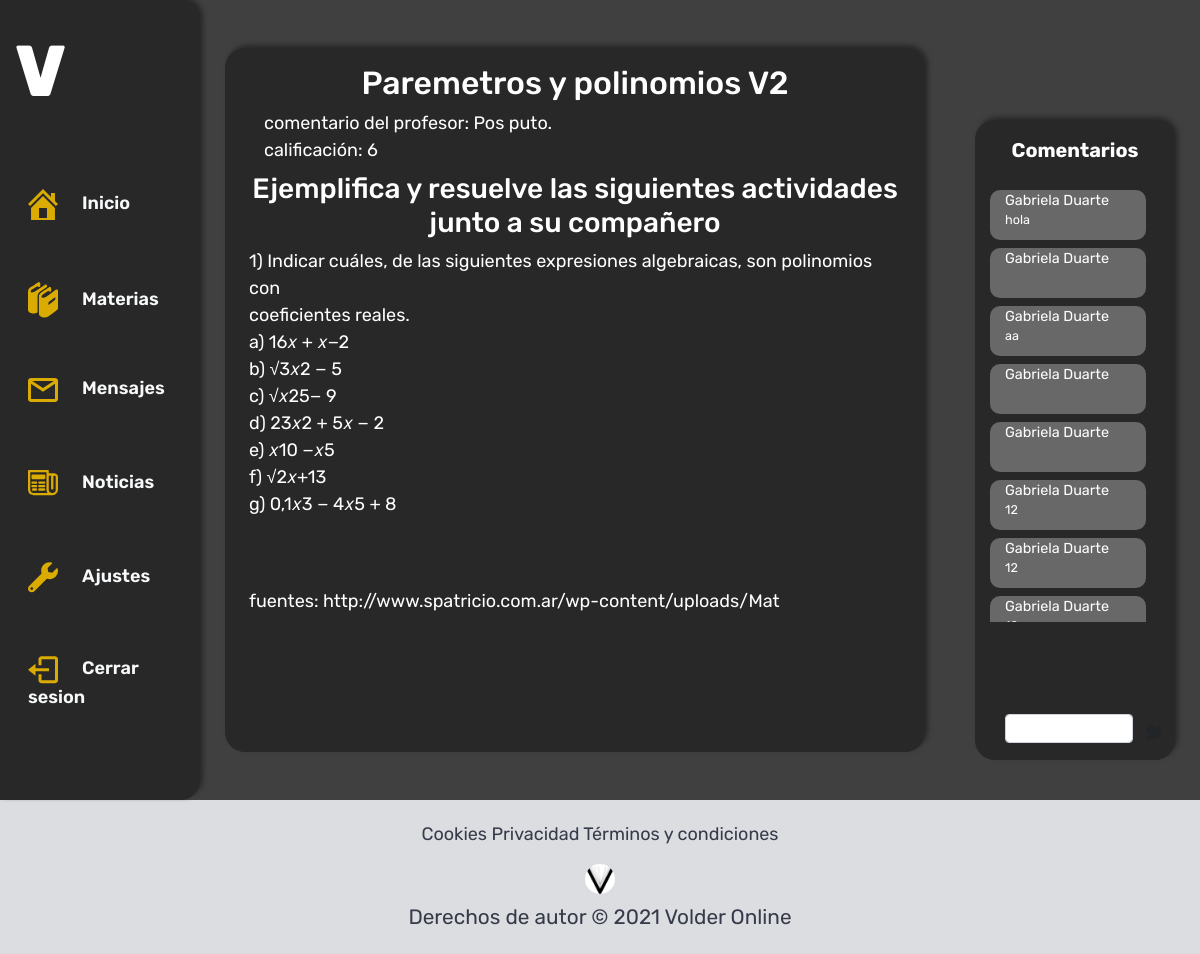
Page /estudiante/trabajo/5/ (signed in) on the committed database.
### usuarios/models.py (models this page shows, shortened)
class Trabajo(models.Model):
    titulo = models.CharField(max_length=50)
    materia = models.ForeignKey(Materia, on_delete = models.CASCADE, null=True, blank=True)
    fecha_de_subida = models.DateTimeField(auto_now_add=True)
    fecha_de_entrega = models.DateTimeField(auto_now_add=False)
    tipo_de_trabajo = models.ForeignKey(TipoDeTarea, on_delete = models.CASCADE, null=True, blank=True)
    consigna = models.CharField(max_length=50)
    contenido = models.TextField()
    fuentes = models.CharField(max_length=50)
    class Meta():
        ordering = ['-fecha_de_subida']

class NotaTrabajo(models.Model):
    estadoNota = (
        ('1', '1'),
        ('2', '2'),
        ('3', '3'),
        ('4', '4'),
        ('5', '5'),
        ('6', '6'),
        ('7', '7'),
        ('8', '8'),
        ('9', '9'),
        ('10', '10')
    )
    respuestaTrabajo = models.ForeignKey(RespuestaTrabajo, on_delete = models.CASCADE)
    comentario = models.TextField(max_length=200, null=True, blank=True)
    nota = models.CharField(max_length=20, choices=estadoNota)

class Comentario(models.Model):
    autor = models.ForeignKey(User, on_delete = models.CASCADE)
    comentario = models.CharField(max_length=150)
    trabajo = models.ForeignKey(Trabajo, on_delete = models.CASCADE, null=True, blank=True)
    create = models.DateTimeField(auto_now_add=True, null=True, blank=True)
    def __str__(self):
        return self.comentario

class Profesor(models.Model):
    user = models.OneToOneField(User, on_delete = models.CASCADE)
    nombre = models.CharField(max_length=50)
    apellido = models.CharField(max_length=50)
    dni = models.IntegerField(unique=True)
    foto =  models.ImageField(upload_to="fotos_de_perfil/profesor", null=True, blank=True)
    class Meta():
        ordering = ['apellido']
    def __str__(self):
        nombre_y_apellido = self.nombre + " " + self.apellido
        return nombre_y_apellido

### volder_app/decorators.py (the view)
        def wrapper(request, *args, **kwargs):
            if not hasattr(request.user, self.attribute):
                return redirect(self.redirect_to_url, **self.args_dict_to_redirect)
            return view(request, *args, **kwargs)

### volder_app/templates/volder/trabajo.html (shortened to what this page needs)
{% extends 'volder/base.html' %}
{% load static %}
{% block content %}
<div class="mid-contenido mid-contenido-animacion col-12 col-md-7 mx-auto my-5 px-4 py-3">
    <p class="h2 text-center">{{trabajo.titulo}}</p>
    <div class="row">
        {% if form %}
            <p class="col-10 col-md-5 text-center m-auto">Fechas de entrega: {{trabajo.fecha_de_entrega|date:'d/m/Y'}} </p>
            <button onclick="abrirPopou()" class="btn col-md-5 mx-auto mt-3 mt-md-0 p-0">
                Entregar respuesta <i class="far fa-file"></i>
            </button>
        {% elif nota %}
        <p class="col-12 text-left m-auto"> comentario del profesor: {{nota.comentario}}. <br> calificación: {{nota.nota}}</p>
        {% else %}
        <p class="col-12 col-md-12 text-center"> Esperando una calificación por parte del profesor</p>
        {% endif %}
    </div>
    <p class="h3 text-center mt-2">{{trabajo.consigna}}
    </p>
    <span> {{ trabajo.contenido|linebreaks }} </span>
    <span> fuentes: {{trabajo.fuentes}}</span>
</div>
<div id="container-comentario" class="container container-animacion  col-12 col-md-2 mx-auto my-4 py-3">
    <p class="titulo text-center"> Comentarios</p>
    <div class="comentarios">
        {% for comentario in comentarios%}
            {% if comentario.autor.profesor %}
                <div class="comentario mensaje-recibido mensaje-recibido-profesor col-10 my-2 col-md-11">
                    <p class="nombre"> {{comentario.autor.profesor}} </p>
                    <p class="mensaje">
                        {{comentario}}
                    </p>
                </div>
            {% endif%}
        {% endfor%}
    </div>
    <div class="enviar-comentario float-top col-12 mb-3">
        <form action="" method="POST"> {% csrf_token %}
            <div class="row mx-auto">
                <input type="text" name="comentario" class="form-control input-texto col-10 col-md-9" requerid>
                <button type="submit"  class="input-sudmit btn col-2"><i class="fas fa-dove"></i></button>
            </div>
        </form>
    </div>
</div>
{% endblock %}

### volder_app/static/css/header_footer.css (style rules this page uses)
:root { --blue: #007bff; --indigo: #6610f2; --purple: #6f42c1; --pink: #e83e8c; --red: #dc3545; --orange: #fd7e14; --yellow: #ffc107; --green: #28a745; --teal: #20c997; --cyan: #17a2b8; --white: #fff; --gray: #6c757d; --primary: #007bff; --secondary: #6c757d; --success: #28a745; --info: #17a2b8; --warning: #ffc107; --danger: #DC3544; --light: #f8f9fa; --dark: #343a40; }

### volder_app/static/css/estudiante/main.css (style rules this page uses)
:root { --naranja:#DAAB00; --negro:#282828; --bg:#404040; --grey:#686868; --white:#FFF; }
* { margin: 0px; padding: 0px; outline: none; }
.row { margin: 0px !important; padding: 0px !important; }
body { font-size: 18px; font-family:'Rubik', sans-serif; }
.contenedor, .container, .mid-contenido, .container-comentario { color: var(--white); border-radius: 20px; background-color: var(--negro); box-shadow: 3px -3px 5px var(--negro); }
.mid-contenido-animacion { padding-top:70px; }
#container, #container-comentario { position: sticky; top: 15vh; height: 80vh; }
.perfil .nombre, #container-comentario .titulo { font-weight: 700; font-size: 1.1em; }
.comentarios { overflow-y: auto; max-height: 55vh; }
.comentario { margin-top: 10px; border-radius:10px; background-color: var(--grey); min-height: 50px; }
.comentario .mensaje, .comentario .nombre { margin-bottom: 0px; }
.comentario .nombre { font-size: .8em; }
.comentario .mensaje { font-size: .7em; }
.enviar-comentario { margin-top: 10px; position:absolute; bottom: 0px; }
.input-texto { font-size: 10px; }
.input-sudmit { height: 30px; }

### rows in the picture
Trabajo: titulo "Paremetros y polinomios V2", consigna "Ejemplifica y resuelve las siguientes actividades junto a su compañero", contenido "1) Indicar cuáles, de las siguientes expresiones algebraicas, son polinomios con coeficientes reales. a) 16𝑥 + 𝑥−2 b) √3𝑥2 − 5 c) √𝑥25− 9 d) 23𝑥2 + 5𝑥 − 2 e) 𝑥10 −𝑥5 f) √2𝑥+13 g) 0,1𝑥3 − 4𝑥5 + 8", fuentes "http://www.spatricio.com.ar/wp-content/uploads/Mat"
NotaTrabajo: comentario "Pos puto", nota "6"
Comentario: autor.profesor "Gabriela Duarte", comentario "hola"
Comentario: autor.profesor "Gabriela Duarte"
Comentario: autor.profesor "Gabriela Duarte", comentario "aa"
Comentario: autor.profesor "Gabriela Duarte"
Comentario: autor.profesor "Gabriela Duarte"
Comentario: autor.profesor "Gabriela Duarte", comentario "12"
Comentario: autor.profesor "Gabriela Duarte", comentario "12"
Comentario: autor.profesor "Gabriela Duarte"
